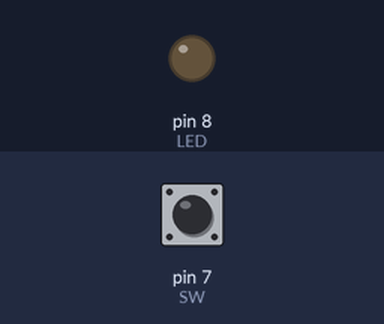
A sketch run on a simulated Arduino Uno, built with avr-gcc and run on an emulated ATmega328P. Parts: output pins drawn as LEDs (lit = HIGH). The test bench sets the inputs (shaded band); at power-on: pin 7 (SW) LOW.

Above: at 1.2 s.
1.3 s: pin 7 (SW) pulled HIGH for 0.15 s
At 1.37 s:
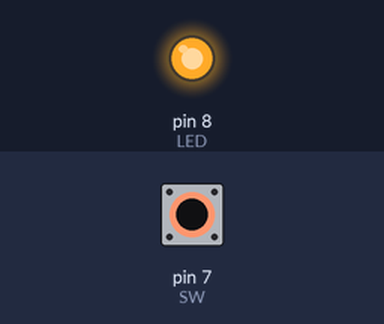
2.9 s: pin 7 (SW) pulled HIGH for 3.2 s
At 7.5 s:
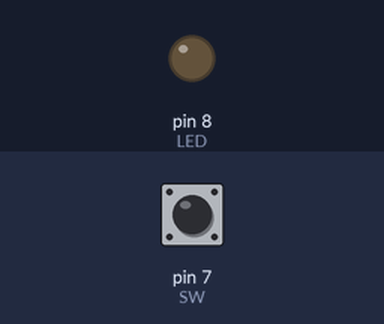
Timing chart, 0 to 9.0 s (numbered marks = the images above; inputs shaded):
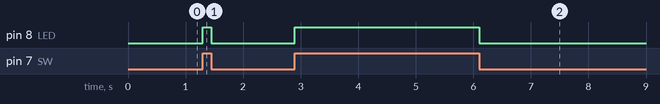

The sketch:

flashlight.ino
```cpp
#define SW 7
#define LED 8

void setup() {
  // put your setup code here, to run once:
  pinMode( SW, INPUT );
  pinMode( LED, OUTPUT );
}

void loop() {
  // put your main code here, to run repeatedly:
  boolean b1 = digitalRead( SW );

  if( b1 == 1 )
    digitalWrite( LED, HIGH );
  else
    digitalWrite( LED, LOW );
}
```

Measured:
- after the input at 1.3 s, pin 8 (LED): LOW → HIGH at once, → LOW 0.15 s later
- after the input at 2.9 s, pin 8 (LED): LOW → HIGH at once, → LOW 3.2 s later
